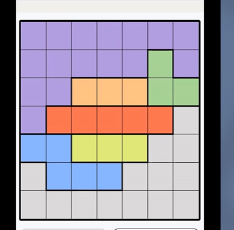
#> input picture tests/data/capture_7x7.png, 234 x 230 px
$ python -i board_reader.py   (imports and definitions only)   (older library calls are emulated)
#> lines starting #> are read from the running program, lines starting #| are printed output that depends on the picture; after the words box and inside, x2 and y2 are one past the last pixel; in counts of white or black regions, pixels touching at a corner belong together
"""Read a Queens board (n×n grid of coloured regions) from a photo or screenshot.

Pipeline
--------
1. ``locate_board``   – find the board outline (largest square-ish quadrilateral)
                        and warp it to a top-down square image.
2. ``fit_grid``       – find the grid size ``n`` (and exact grid bounds) by scoring
                        how well each candidate lattice matches the grid lines.
3. ``sample_cells``   – robust colour of each cell (ring around the centre, so
                        queens / crosses drawn in the middle are ignored).
4. ``cluster_colors`` – group the n² cell colours into exactly ``n`` regions.

Everything is pure numpy / OpenCV (no Streamlit), so it can be unit-tested.
"""

from __future__ import annotations

import io
from dataclasses import dataclass, field

import cv2
import numpy as np

MIN_N, MAX_N = 4, 12
LETTERS = "ABCDEFGHIJKLMNOPQRSTUVWXYZ"
WARP_SIZE = 600  # side (px) of the top-down board image


@dataclass
class BoardReading:
    n: int
    board: list[str]  # n strings of n letters, one letter per region
    colors: dict[str, str]  # letter -> "#rrggbb" (colour seen in the image)
    board_image: np.ndarray  # RGB top-down crop of the board
    grid: tuple[float, float, float, float]  # x0, x1, y0, y1 of the grid in board_image
    found_outline: bool  # False -> no outline found, whole image was used
    color_margin: float  # >~1.5 means regions are clearly separated
    transform: np.ndarray  # 3×3 perspective matrix: source image -> board_image
    warnings: list[str] = field(default_factory=list)


# ──────────────────────────────────────────────────────────────────────────────
#  Public API
# ──────────────────────────────────────────────────────────────────────────────
def load_image(data: bytes, max_side: int = 1400) -> np.ndarray:
    """Decode image bytes to an RGB uint8 array (honours EXIF rotation)."""
    from PIL import Image, ImageOps

    img = Image.open(io.BytesIO(data))
    img = ImageOps.exif_transpose(img)
    if img.mode in ("RGBA", "LA", "P"):
        img = img.convert("RGBA")
        background = Image.new("RGBA", img.size, (255, 255, 255, 255))
        img = Image.alpha_composite(background, img)
    img = img.convert("RGB")
    img.thumbnail((max_side, max_side))
    return np.asarray(img)


def read_board(image: np.ndarray, n: int | None = None) -> BoardReading:
    """Recognise the board in an RGB image. ``n`` forces the grid size."""
    # Every (outline, grid size) pair is judged the same way: a correct reading
    # has single-coloured cells (uniformity ~1) that fall into n well-separated
    # colour groups (margin > 1). Wrong outlines / sizes fail one or the other.
    # Small bonus for detected outlines, larger ones first (the game board over
    # e.g. the small "example" boards shown below it).
    best = None
    for warped, transform, found, bonus in _board_candidates(image):
        # A detected outline hugs the board, so the grid must fill it.
        for _, size, grid in fit_grid(warped, n, top=3, margin=0.05 if found else 0.15):
            cells, uniformity = sample_cells(warped, size, grid)
            labels, margin = cluster_colors(cells.reshape(-1, 3), size)
            quality = uniformity + 0.15 * min(margin, 2.0) + bonus
            if best is None or quality > best[0]:
                best = (quality, warped, transform, found, size, grid, cells, labels, margin)
    _, warped, transform, found, size, grid, cells, labels, margin = best

    board, colors = _label_board(labels.reshape(size, size), cells)

    warnings = []
    if not found:
        warnings.append("Contour de la grille non trouvé : toute l'image a été utilisée.")
    if margin < 1.2:
        warnings.append("Certaines couleurs se ressemblent : vérifie la grille.")
    split = [ch for ch in colors if _components(board, ch) > 1]
    if split:
        warnings.append(
            "Région(s) en plusieurs morceaux (%s) : vérifie la grille." % ", ".join(split)
        )

    return BoardReading(
        n=size,
        board=board,
        colors=colors,
        board_image=warped,
        grid=grid,
        found_outline=found,
        color_margin=margin,
        transform=transform,
        warnings=warnings,
    )


def cell_centers(reading: BoardReading) -> np.ndarray:
    """(n, n, 2) array of cell centres (x, y) in source-image coordinates."""
    n = reading.n
    x0, x1, y0, y1 = reading.grid
    xs = x0 + (np.arange(n) + 0.5) * (x1 - x0) / n
    ys = y0 + (np.arange(n) + 0.5) * (y1 - y0) / n
    pts = np.stack(np.meshgrid(xs, ys), axis=-1).reshape(-1, 1, 2).astype(np.float32)
    src = cv2.perspectiveTransform(pts, np.linalg.inv(reading.transform))
    return src.reshape(n, n, 2)


def draw_grid(reading: BoardReading) -> np.ndarray:
    """Board image with the detected lattice drawn on top (for debugging)."""
    img = reading.board_image.copy()
    x0, x1, y0, y1 = reading.grid
    n = reading.n
    for k in range(n + 1):
        x = int(round(x0 + k * (x1 - x0) / n))
        y = int(round(y0 + k * (y1 - y0) / n))
        cv2.line(img, (x, int(y0)), (x, int(y1)), (255, 0, 80), 2)
        cv2.line(img, (int(x0), y), (int(x1), y), (255, 0, 80), 2)
    return img


# ──────────────────────────────────────────────────────────────────────────────
#  1. Locate the board
# ──────────────────────────────────────────────────────────────────────────────
def _board_candidates(image: np.ndarray):
    """(top-down image, transform, outline found, bonus) per outline + whole image."""
    quads = _find_quads(image)[:10]
    out = []
    if quads:
        biggest = cv2.contourArea(quads[0])
        for quad in quads:
            out.append((*_warp(image, quad), True, 0.05 * cv2.contourArea(quad) / biggest))
    h, w = image.shape[:2]
    whole = np.array([[0, 0], [w - 1, 0], [w - 1, h - 1], [0, h - 1]], np.float32)
    out.append((*_warp(image, whole), False, 0.0))
    return out


def _find_quads(image: np.ndarray) -> list[np.ndarray]:
    """Square-ish quadrilaterals, largest first."""
    h, w = image.shape[:2]
    gray = cv2.cvtColor(image, cv2.COLOR_RGB2GRAY)
    gray = cv2.GaussianBlur(gray, (3, 3), 0)

    masks = []
    # Grid lines are darker than their surroundings -> adaptive threshold.
    block = max(11, (min(h, w) // 40) | 1)
    masks.append(
        cv2.adaptiveThreshold(
            gray, 255, cv2.ADAPTIVE_THRESH_MEAN_C, cv2.THRESH_BINARY_INV, block, 7
        )
    )
    # Plain edges, for boards without a dark frame (e.g. dark mode).
    edges = cv2.Canny(gray, 40, 120)
    masks.append(cv2.dilate(edges, np.ones((3, 3), np.uint8)))

    quads = []
    for mask in masks:
        contours, _ = cv2.findContours(mask, cv2.RETR_LIST, cv2.CHAIN_APPROX_SIMPLE)
        for cnt in contours:
            hull = cv2.convexHull(cnt)
            area = cv2.contourArea(hull)
            # Small threshold: on a full-screen capture the board is a few % of it.
            if area < 0.005 * h * w:
                continue
            quad = _approx_quad(hull)
            if quad is None or not _is_squareish(quad):
                continue
            # The hull must be well described by its quad (filters blobs).
            if cv2.contourArea(quad) < 0.85 * area:
                continue
            quads.append((cv2.contourArea(quad), quad))

    # Near-identical outlines are kept apart on purpose: e.g. the board alone vs
    # the board merged with its title above it. The quality score picks the best.
    quads.sort(key=lambda t: -t[0])
    unique: list[np.ndarray] = []
    for _, q in quads:
        if all(np.abs(q - u).max() > 0.01 * max(h, w) for u in unique):
            unique.append(q)
    return unique


def _approx_quad(hull: np.ndarray) -> np.ndarray | None:
    peri = cv2.arcLength(hull, True)
    for eps in (0.01, 0.02, 0.03, 0.05, 0.08):
        approx = cv2.approxPolyDP(hull, eps * peri, True)
        if len(approx) == 4:
            return _order_corners(approx.reshape(4, 2).astype(np.float32))
    return None


def _order_corners(pts: np.ndarray) -> np.ndarray:
    """Return corners as top-left, top-right, bottom-right, bottom-left."""
    s = pts.sum(axis=1)
    d = np.diff(pts, axis=1).ravel()
    return np.array(
        [pts[np.argmin(s)], pts[np.argmin(d)], pts[np.argmax(s)], pts[np.argmax(d)]],
        dtype=np.float32,
    )


def _is_squareish(q: np.ndarray) -> bool:
    top, right = np.linalg.norm(q[1] - q[0]), np.linalg.norm(q[2] - q[1])
    bottom, left = np.linalg.norm(q[2] - q[3]), np.linalg.norm(q[3] - q[0])
    if min(top, right, bottom, left) < 1:
        return False
    ratio = (top + bottom) / (left + right)
    return 0.6 < ratio < 1.6


def _warp(image: np.ndarray, quad: np.ndarray) -> tuple[np.ndarray, np.ndarray]:
    s = WARP_SIZE
    dst = np.array([[0, 0], [s - 1, 0], [s - 1, s - 1], [0, s - 1]], np.float32)
    m = cv2.getPerspectiveTransform(quad.astype(np.float32), dst)
    return cv2.warpPerspective(image, m, (s, s), flags=cv2.INTER_AREA), m


# ──────────────────────────────────────────────────────────────────────────────
#  2. Grid size
# ──────────────────────────────────────────────────────────────────────────────
def _line_profiles(img: np.ndarray) -> tuple[np.ndarray, np.ndarray]:
    """Edge strength per column (vertical lines) and per row (horizontal lines)."""
    lab = cv2.cvtColor(img, cv2.COLOR_RGB2LAB).astype(np.float32)
    gx = np.abs(cv2.Sobel(lab, cv2.CV_32F, 1, 0, ksize=3)).sum(axis=2)
    gy = np.abs(cv2.Sobel(lab, cv2.CV_32F, 0, 1, ksize=3)).sum(axis=2)
    # Median over the orthogonal axis: a grid line crosses the whole board,
    # an icon or a region corner does not.
    px = np.median(gx, axis=0) + 0.5 * gx.mean(axis=0)
    py = np.median(gy, axis=1) + 0.5 * gy.mean(axis=1)
    return px, py


def _fit_axis(profile: np.ndarray, n: int, margin: float) -> tuple[float, float, float]:
    """Best (score, start, end) of an n-cell lattice along one axis."""
    length = len(profile)
    scale = np.percentile(profile, 98) + 1e-6
    cell_guess = length / n
    w = max(1, int(round(cell_guess * 0.08)))
    peak = cv2.dilate(profile.astype(np.float32).reshape(1, -1), np.ones((1, 2 * w + 1)))
    peak = peak.ravel() / scale

    span = int(length * margin)
    step = max(1, length // 300)
    starts = np.arange(0, span + 1, step)
    ends = np.arange(length - 1 - span, length, step)
    a, b = np.meshgrid(starts, ends, indexing="ij")
    a = a.ravel()[:, None].astype(np.float32)
    b = b.ravel()[:, None].astype(np.float32)
    cell = (b - a) / n

    def sample(offset: float) -> np.ndarray:
        k = np.arange(0, n + (offset == 0), dtype=np.float32)[None, :] + offset
        return peak[np.clip(np.rint(a + k * cell), 0, length - 1).astype(int)]

    lines = sample(0.0)
    # Inside cells there must be no line: probe the centre, and the thirds /
    # quarters too, otherwise e.g. a 4×4 lattice fits a 12×12 grid perfectly.
    inside = np.max([sample(f).mean(axis=1) for f in (0.25, 1 / 3, 0.5, 2 / 3, 0.75)], axis=0)
    # Inner lines matter most; the outer frame only pins the bounds.
    score = 0.8 * lines[:, 1:-1].mean(axis=1) + 0.2 * lines[:, [0, -1]].mean(axis=1) - inside
    i = int(np.argmax(score))
    return float(score[i]), float(a[i, 0]), float(b[i, 0])


def fit_grid(img: np.ndarray, n: int | None = None, top: int = 1, margin: float = 0.12):
    """Best-matching lattices as a list of (score, n, (x0, x1, y0, y1)).

    ``margin`` is how far (fraction of the side) the grid may sit from the
    image edges.
    """
    px, py = _line_profiles(img)
    sizes = [n] if n else range(MIN_N, MAX_N + 1)
    fits = []
    for size in sizes:
        sx, x0, x1 = _fit_axis(px, size, margin)
        sy, y0, y1 = _fit_axis(py, size, margin)
        # Cells should be roughly square once the board is warped.
        aspect = (x1 - x0) / (y1 - y0 + 1e-6)
        score = sx + sy - 0.5 * abs(np.log(aspect))
        fits.append((score, size, (x0, x1, y0, y1)))
    fits.sort(key=lambda f: -f[0])
    return fits[:top]


# ──────────────────────────────────────────────────────────────────────────────
#  3. Cell colours
# ──────────────────────────────────────────────────────────────────────────────
def sample_cells(img: np.ndarray, n: int, grid) -> tuple[np.ndarray, float]:
    """Median RGB colour of each cell, as an (n, n, 3) float array.

    Also returns the uniformity: the share of sampled pixels close to their
    cell's colour (~1 when the lattice is right, lower when cells straddle lines).
    """
    x0, x1, y0, y1 = grid
    # All cells at once (vectorised: this runs for every candidate outline and
    # grid size, so it dominates the reading time on a phone).
    ys, y_ok, y_inner = _cell_axis(y0, (y1 - y0) / n, n, img.shape[0])
    xs, x_ok, x_inner = _cell_axis(x0, (x1 - x0) / n, n, img.shape[1])
    # (n rows, n cols, patch h, patch w, 3)
    patches = img[ys[:, None, :, None], xs[None, :, None, :]]
    valid = y_ok[:, None, :, None] & x_ok[None, :, None, :]
    # Ring: skip the middle, where queens / crosses are drawn.
    inner = y_inner[:, None, :, None] & x_inner[None, :, None, :]
    ring = (valid & ~inner).reshape(n * n, -1)
    pixels = patches.reshape(n * n, -1, 3)
    # Ignore very dark pixels (lines, icons) when there is enough left.
    light = ring & (pixels.sum(axis=2, dtype=np.int32) > 150)
    use_light = light.sum(axis=1) > ring.sum(axis=1) // 4
    chosen = np.where(use_light[:, None], light, ring)
    colour = _masked_median(pixels, chosen)
    diff = pixels.astype(np.float32) - colour[:, None, :]
    close = np.einsum("ijk,ijk->ij", diff, diff) < 25 * 25
    uniform = (close & ring).sum(axis=1) / np.maximum(ring.sum(axis=1), 1)
    return colour.reshape(n, n, 3), float(uniform.mean())


def _cell_axis(start: float, step: float, n: int, limit: int):
    """Pixel indices of the sampled band (15%–85%) of each cell along one axis.

    Returns (indices, valid, inner) as (n, samples) arrays; ``inner`` marks
    the middle half of the band. Big cells are sampled every few pixels
    (~20 samples per band are plenty for a median and a uniformity ratio).
    """
    lo = [int(start + k * step + 0.15 * step) for k in range(n)]
    hi = [min(int(np.ceil(start + k * step + 0.85 * step)), limit) for k in range(n)]
    lengths = np.array([max(h - l, 0) for l, h in zip(lo, hi)])
    longest = max(int(lengths.max()), 1)
    pos = np.arange(0, longest, max(1, round(longest / 20)))[None, :]
    valid = pos < lengths[:, None]
    inner = np.abs(pos - lengths[:, None] / 2) < lengths[:, None] * 0.25
    idx = np.clip(np.array(lo)[:, None] + pos, 0, limit - 1)
    return idx, valid, inner


def _masked_median(values: np.ndarray, mask: np.ndarray) -> np.ndarray:
    """Per-row, per-channel median of uint8 ``values`` (rows, k, 3) over ``mask``.

    Exact, via 256-bin histograms (linear time, no sorting).
    """
    rows = len(values)
    keys = (np.arange(rows * 3).reshape(rows, 1, 3) * 256 + values)[mask]
    hist = np.bincount(keys.ravel(), minlength=rows * 3 * 256).reshape(rows, 3, 256)
    cum = hist.cumsum(axis=2)
    count = np.maximum(mask.sum(axis=1), 1)[:, None, None]
    lo = (cum <= (count - 1) // 2).sum(axis=2)  # value of the lower middle element
    hi = (cum <= count // 2).sum(axis=2)
    return ((lo + hi) / 2).astype(np.float32)


# ──────────────────────────────────────────────────────────────────────────────
#  4. Colour clustering
# ──────────────────────────────────────────────────────────────────────────────
def _to_lab(rgb: np.ndarray) -> np.ndarray:
    lab = cv2.cvtColor(
        (rgb.reshape(-1, 1, 3) / 255.0).astype(np.float32), cv2.COLOR_RGB2LAB
    ).reshape(-1, 3)
    lab[:, 0] *= 0.6  # lighting changes mostly affect lightness
    return lab


def cluster_colors(rgb: np.ndarray, k: int) -> tuple[np.ndarray, float]:
    """Average-linkage clustering of colours into exactly ``k`` groups.

    Returns (labels, margin) where margin = closest pair of cluster centres
    divided by the widest cluster spread (large = unambiguous).
    """
    x = _to_lab(rgb)
    m = len(x)
    k = min(k, m)
    dist = np.linalg.norm(x[:, None] - x[None], axis=2)
    np.fill_diagonal(dist, np.inf)
    sizes = np.ones(m)
    active = np.ones(m, bool)
    labels = np.arange(m)

    for _ in range(m - k):
        i, j = np.unravel_index(np.argmin(dist), dist.shape)
        if i > j:
            i, j = j, i
        # Lance–Williams update for average linkage.
        new = (sizes[i] * dist[i] + sizes[j] * dist[j]) / (sizes[i] + sizes[j])
        dist[i, :], dist[:, i] = new, new
        dist[i, i] = np.inf
        dist[j, :], dist[:, j] = np.inf, np.inf
        sizes[i] += sizes[j]
        active[j] = False
        labels[labels == j] = i

    # A few k-means steps to fix chaining mistakes.
    labels = np.searchsorted(np.unique(labels), labels)
    centres = np.array([x[labels == i].mean(axis=0) for i in range(k)])
    for _ in range(5):
        new = np.argmin(np.linalg.norm(x[:, None] - centres[None], axis=2), axis=1)
        if len(np.unique(new)) < k or np.array_equal(new, labels):
            break
        labels = new
        centres = np.array([x[labels == i].mean(axis=0) for i in range(k)])

    spread = max(np.linalg.norm(x[labels == i] - centres[i], axis=1).max() for i in range(k))
    cd = np.linalg.norm(centres[:, None] - centres[None], axis=2)
    np.fill_diagonal(cd, np.inf)
    margin = float(cd.min() / (2 * spread + 2.0)) if k > 1 else 99.0
    return labels, margin


def _label_board(labels: np.ndarray, cells: np.ndarray):
    """Letters in reading order of first appearance + representative colours."""
    n = labels.shape[0]
    mapping: dict[int, str] = {}
    for lab in labels.ravel():
        if lab not in mapping:
            mapping[lab] = LETTERS[len(mapping)]
    board = ["".join(mapping[labels[r, c]] for c in range(n)) for r in range(n)]
    colors = {}
    for lab, letter in mapping.items():
        rgb = np.median(cells[labels == lab], axis=0).round().astype(int)
        colors[letter] = "#%02x%02x%02x" % tuple(int(v) for v in rgb)
    return board, colors


def _components(board: list[str], letter: str) -> int:
    """Number of 4-connected pieces of a region."""
    n = len(board)
    seen = set()
    count = 0
    for r in range(n):
        for c in range(n):
            if board[r][c] != letter or (r, c) in seen:
                continue
            count += 1
            stack = [(r, c)]
            seen.add((r, c))
            while stack:
                y, x = stack.pop()
                for ny, nx in ((y + 1, x), (y - 1, x), (y, x + 1), (y, x - 1)):
                    if 0 <= ny < n and 0 <= nx < n and (ny, nx) not in seen and board[ny][nx] == letter:
                        seen.add((ny, nx))
                        stack.append((ny, nx))
    return count

>>> import cv2
>>> picture = cv2.cvtColor(cv2.imread('../../../tests/data/capture_7x7.png'), cv2.COLOR_BGR2RGB)
>>> result = read_board(picture)
#> in _find_quads, `h, w = image.shape[:2]`: h = 230; w = 234
#> in _find_quads, `gray = cv2.cvtColor(image, cv2.COLOR_RGB2GRAY)`:
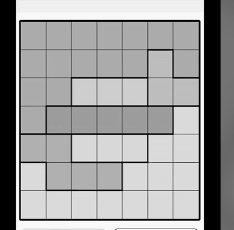
#> gray: shape (230, 234); min 0, max 254, mean 154.6
#> in _find_quads, `gray = cv2.GaussianBlur(gray, (3, 3), 0)`:
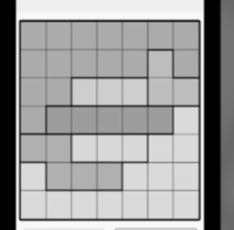
#> gray: shape (230, 234); min 0, max 250, mean 154.7
#> in _find_quads, `block = max(11, (min(h, w) // 40) | 1)`: block = 11
#> in _find_quads, `edges = cv2.Canny(gray, 40, 120)`:
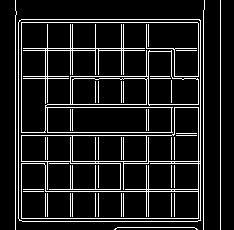
#> edges: shape (230, 234); 11.4% white in thin lines or dots, all inside (x1, y1, x2, y2) = (15, 0, 221, 230)
#> in _approx_quad, `peri = cv2.arcLength(hull, True)`: peri = 153.7
#> in _order_corners, `s = pts.sum(axis=1)`: s = [389, 415, 364, 340]
#> in _order_corners, `d = np.diff(pts, axis=1).ravel()`: d = [-7, 21, 70, 42]
#> in _is_squareish, `top, right = np.linalg.norm(q[1] - q[0]), np.linalg.norm(q[2] - q[1])`: top = 49; right = 27.02
#> in _is_squareish, `bottom, left = np.linalg.norm(q[2] - q[3]), np.linalg.norm(q[3] - q[0])`: bottom = 50.01; left = 26.08
#> in _is_squareish, `ratio = (top + bottom) / (left + right)`: ratio = 1.86
#> in _board_candidates, `quads = _find_quads(image)[:10]`: quads = 10 items
#> in _board_candidates, `biggest = cv2.contourArea(quads[0])`: biggest = 43624.5
#> in _warp, `s = WARP_SIZE`: s = 600
#> in _warp, `dst = np.array([[0, 0], [s - 1, 0], [s - 1, s - 1], [0, s - 1]], np.fl..`: dst = [[0, 0], [599, 0], [599, 599], [0, 599]]
#> in _warp, `m = cv2.getPerspectiveTransform(quad.astype(np.float32), dst)`: m = [[3.14, 3.88e-18, -43.91], [0, 2.6, 0], [0, -2.29e-05, 1]]
#> in _board_candidates, `h, w = image.shape[:2]`: h = 230; w = 234
#> in _board_candidates, `whole = np.array([[0, 0], [w - 1, 0], [w - 1, h - 1], [0, h - 1]], np...`: whole = [[0, 0], [233, 0], [233, 229], [0, 229]]
#> the loop in read_board, `for warped, transform, found, bonus in _board_candidates(image):` made 11 passes
#> (found, bonus) on passes 2 to 10: (True, 0.041), (True, 0.000716), (True, 0.0007), (True, 0.000689), (True, 0.000689), (True, 0.000689), (True, 0.000677), (True, 0.000675), (True, 0.000674)
#> (transform, found, bonus) on pass 1: ([[3.14, 3.88e-18, -43.91], [0, 2.6, 0], [0, -2.29e-05, 1]], True, 0.05)
#> pass 1, in _line_profiles, `lab = cv2.cvtColor(img, cv2.COLOR_RGB2LAB).astype(np.float32)`:
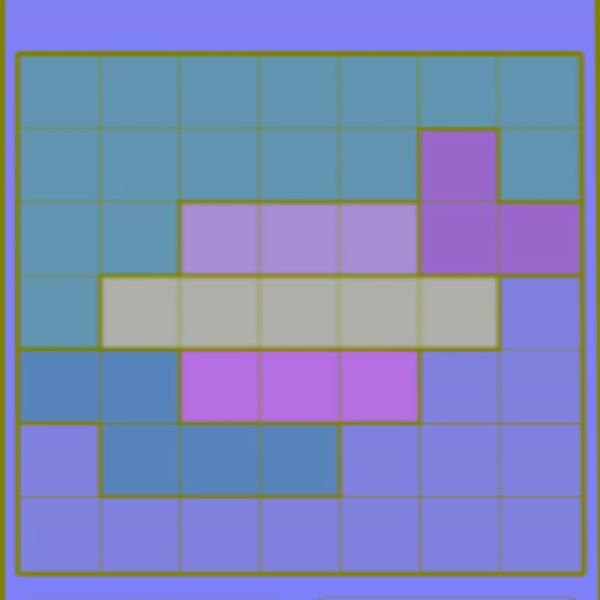
#> lab: shape (600, 600, 3) float32; mean of channels 0, 1, 2 188.1, 135.8, 126.1; drawn as B, G, R
#> in read_board, `_, warped, transform, found, size, grid, cells, labels, margin = best`:
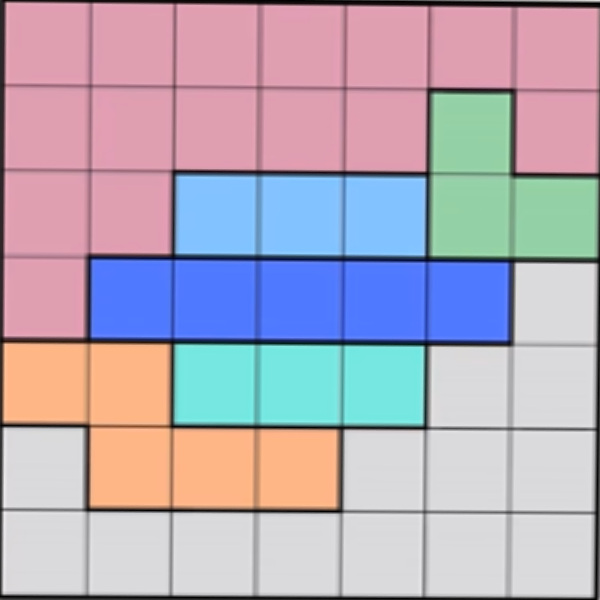
#> warped: shape (600, 600, 3); mean of channels 0, 1, 2 185.6, 170.5, 180.9; drawn as B, G, R
#> the loop in _label_board, `for lab in labels.ravel():` made 49 passes
#> lab on passes 2 to 13: 0, 0, 0, 0, 0, 0, 0, 0, 0, 0, 0, 1
#> the loop in _label_board, `for lab, letter in mapping.items():` made 7 passes
#> letter on passes 1 to 7: 'A', 'B', 'C', 'D', 'E', 'F', 'G'
